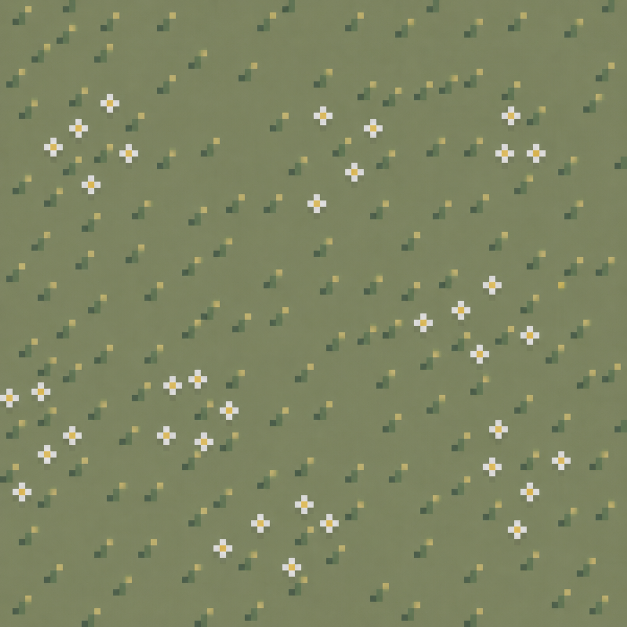
#> input picture raw_assets/grass.jpg, 1254 x 1254 px, found by its file name (shown at 1/2 size)
$ python convert_grass_bg.py
#> lines starting #> are read from the running program, lines starting #| are printed output that depends on the picture
#!/usr/bin/env python3
"""
convert_grass_bg.py
Convert grass.jpg to a PROGMEM RGB565 C++ array for the SH8601 display.

Run from the project root:
    python3 tools/convert_grass_bg.py
"""

from PIL import Image
import os

SCREEN_W = 368
SCREEN_H = 448
INPUT    = "raw_assets/grass.jpg"
OUT_H    = "src/assets/grass_bg.h"
OUT_CPP  = "src/assets/grass_bg.cpp"


def to_rgb565(r: int, g: int, b: int) -> int:
    # Same formula as convert_cat_assets.py
    return ((r & 0xF8) << 8) | ((g & 0xFC) << 3) | (b >> 3)


def main():
    img = Image.open(INPUT).convert("RGB")
#> img is the input picture: PIL image 1254x1254 RGB; mean R, G, B 125.4, 132.8, 97.6
    img = img.resize((SCREEN_W, SCREEN_H), Image.LANCZOS)
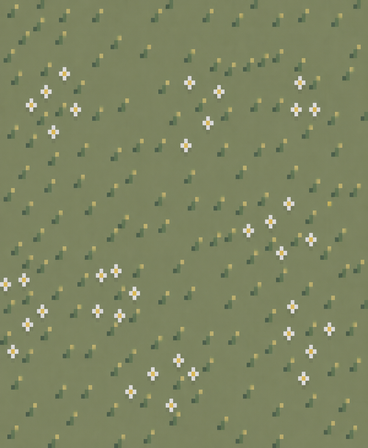
#> img: PIL image 368x448 RGB; mean R, G, B 125.4, 132.8, 97.6
    print(f"Resized to {img.size}")
#| Resized to (368, 448)

    pixels = []
    for y in range(SCREEN_H):
        for x in range(SCREEN_W):
            r, g, b = img.getpixel((x, y))
            pixels.append(to_rgb565(r, g, b))
#> after the loop, pixels = 164864 items

    total = len(pixels)
#> total = 164864
    print(f"Total pixels: {total}  ({total * 2} bytes)")
#| Total pixels: 164864  (329728 bytes)

    # ── Header ────────────────────────────────────────────────────────────────
    with open(OUT_H, "w") as f:
        f.write("#pragma once\n")
        f.write("// AUTO-GENERATED by tools/convert_grass_bg.py — do not edit.\n")
        f.write("#include <Arduino.h>\n\n")
        f.write(f"#define GRASS_BG_W {SCREEN_W}\n")
        f.write(f"#define GRASS_BG_H {SCREEN_H}\n\n")
        f.write("// PROGMEM RGB565 array, row-major, (GRASS_BG_W * GRASS_BG_H) entries.\n")
        f.write("extern const uint16_t GRASS_BG[] PROGMEM;\n")

    # ── Source ────────────────────────────────────────────────────────────────
    PER_LINE = 16
    with open(OUT_CPP, "w") as f:
        f.write('#include "grass_bg.h"\n\n')
        f.write("// AUTO-GENERATED by tools/convert_grass_bg.py — do not edit.\n")
        f.write("const uint16_t GRASS_BG[] PROGMEM = {\n")

        for i in range(0, total, PER_LINE):
            chunk = pixels[i : i + PER_LINE]
            f.write("  " + ", ".join(f"0x{p:04X}" for p in chunk) + ",\n")

        f.write("};\n")

    print(f"Written: {OUT_H}")
    print(f"Written: {OUT_CPP}")


if __name__ == "__main__":
    main()
